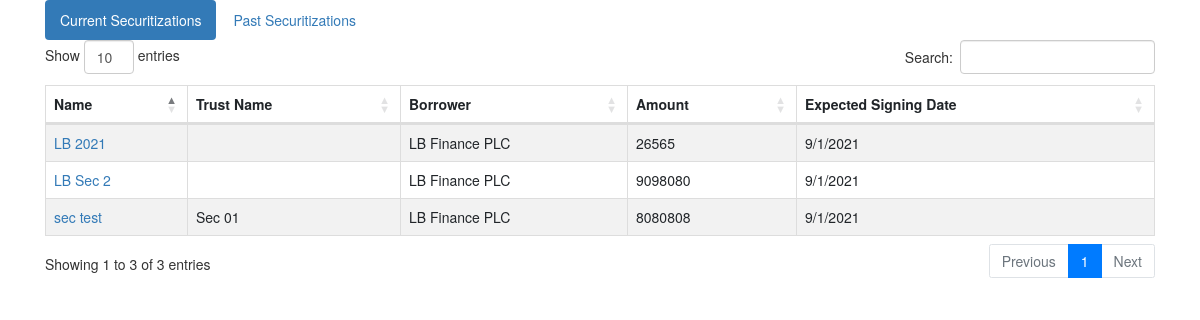
Page /view_securitizations on the earlier database version.
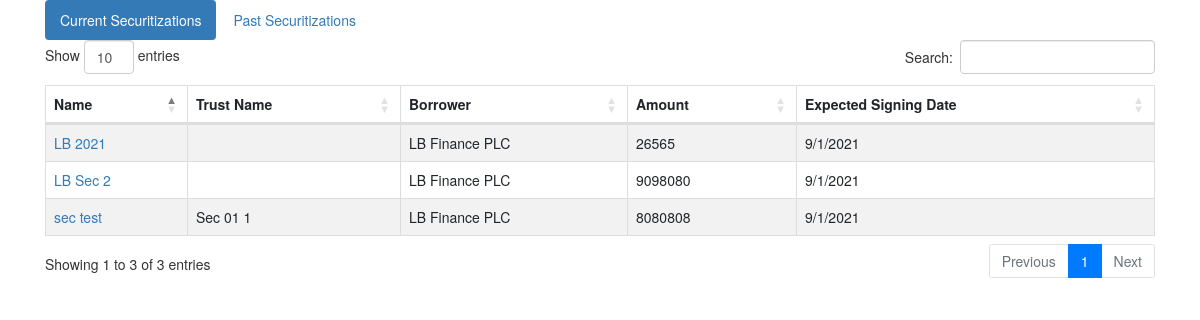
Same page on the later database version.
### trusteeapp/models.py (models this page shows, shortened)
class Securitization(models.Model):
    temp_name = models.CharField(max_length=200)
    borrower = models.ForeignKey(Borrower, on_delete=PROTECT)
    arranger_name  = models.CharField(max_length=200) # change this to ForeignKey later
    amount_raised = models.IntegerField()
    expected_sign_date = models.CharField(max_length=200,blank=True)
    td_firstdraft = models.FileField()
    trust_name = models.CharField(default="",max_length=200,blank=True)
    trust_bank_account_no = models.CharField(default="",max_length=200,blank=True)
    trust_bank_account_branch = models.CharField(default="",max_length=200,blank=True)
    trust_bank_account_bank = models.CharField(default="",max_length=200,blank=True)
    lawyer_name = models.CharField(max_length=200)
    auditor_name = models.CharField(max_length=200)
    trustee_approved = models.BooleanField(default=False)
    deal_signed = models.BooleanField(default=False)
    cashflow_checked = models.BooleanField(default=False)
    deal_signed_date = models.DateField(blank=True,null=True)
    td_completedraft = models.FileField(blank=True)
    td_completesigned = models.FileField(blank=True)
    board_resolution = models.FileField(blank=True)
    information_memo = models.FileField(blank=True)
    audit_report = models.FileField(blank=True)
    investor_schedule_file = models.FileField(blank=True)
    investments_file = models.FileField(blank=True)
    security_list_file = models.FileField(blank=True)
    trust_certificates = models.FileField(blank=True)

class Borrower(models.Model):
    borrower_name = models.CharField(max_length=200)
    borrower_address = models.CharField(max_length=300)
    borrower_contact_name = models.CharField(max_length=200)
    borrower_contact_number = models.IntegerField()

### trusteeapp/views.py (the view)
# urls.py: path("view_securitizations",views.view_securitizations),
def view_securitizations(request):
    current = Securitization.objects.filter(trustee_approved=False)
    past = Securitization.objects.filter(trustee_approved=True)
    context = {"currentdeals":current,"pastdeals":past}
    return render(request,"trusteeapp/view_securitizations.html",context)

### trusteeapp/templates/trusteeapp/view_securitizations.html (shortened to what this page needs)
{% extends "trusteeapp/base_trustee.html" %}
{% load crispy_forms_tags %}
{% block content %}
<div id="exTab1" class="container">
    <ul  class="nav nav-pills">
        <li class="active"><a href="#1a" data-toggle="tab">Current Securitizations</a></li>
        <li><a href="#2a" data-toggle="tab">Past Securitizations</a></li>
    </ul>
    <div class="tab-content clearfix">
        <div class="tab-pane active" id="1a">
            {% if currentdeals %}
            <table class="table table-striped table-bordered dataTable showtable" style="width: 100%;" >
                <thead><tr><th>Name</th><th>Trust Name</th><th>Borrower</th><th>Amount</th><th>Expected Signing Date</th></tr></thead>
                <tbody>
                    {% for sec in currentdeals %}<tr><td><a href="update_securitization_trustee/{{sec.id}}">{{sec.temp_name}}</a></td><td>{{sec.trust_name}}</td><td>{{sec.borrower.borrower_name}}</td><td>{{sec.amount_raised}}</td><td>{{sec.expected_sign_date}}</td></tr>{% endfor %}
                </tbody>
            </table>
            {% endif %}
        </div>
    </div>
{% endblock content %}

Differences in the rows shown:
changed Securitization "sec test": trust_name "Sec 01" → "Sec 01 1"
